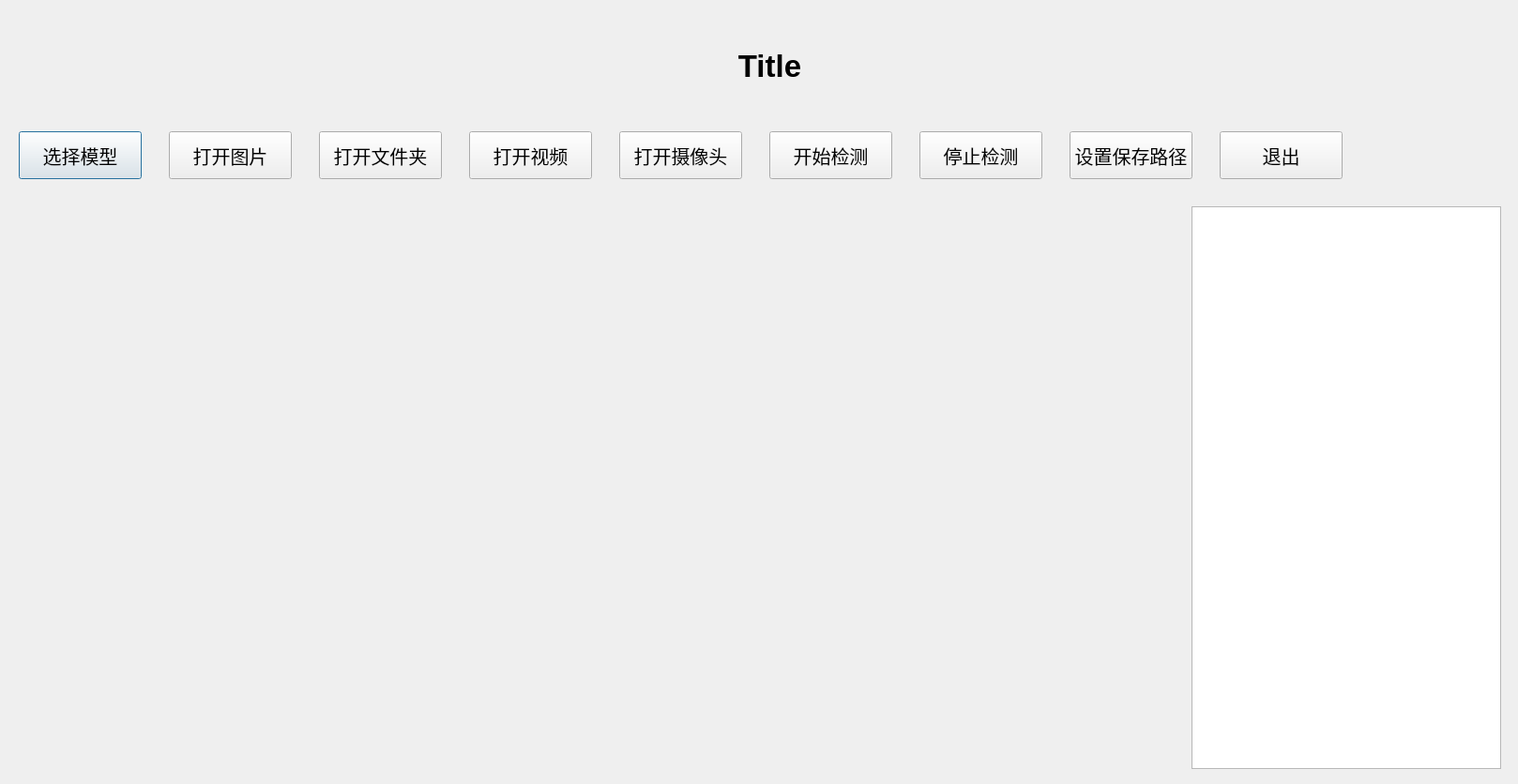
<?xml version="1.0" encoding="UTF-8"?>
<ui version="4.0">
 <class>Dialog</class>
 <widget class="QDialog" name="Dialog">
  <property name="geometry">
   <rect>
    <x>0</x>
    <y>0</y>
    <width>1618</width>
    <height>836</height>
   </rect>
  </property>
  <property name="windowTitle">
   <string>YOLO-PYQT</string>
  </property>
  <widget class="QLabel" name="label_ori">
   <property name="geometry">
    <rect>
     <x>20</x>
     <y>220</y>
     <width>600</width>
     <height>600</height>
    </rect>
   </property>
   <property name="text">
    <string/>
   </property>
  </widget>
  <widget class="QPushButton" name="pushButton_Model">
   <property name="geometry">
    <rect>
     <x>20</x>
     <y>140</y>
     <width>131</width>
     <height>51</height>
    </rect>
   </property>
   <property name="font">
    <font>
     <pointsize>15</pointsize>
    </font>
   </property>
   <property name="text">
    <string>选择模型</string>
   </property>
  </widget>
  <widget class="QPushButton" name="pushButton_Exit">
   <property name="geometry">
    <rect>
     <x>1300</x>
     <y>140</y>
     <width>131</width>
     <height>51</height>
    </rect>
   </property>
   <property name="font">
    <font>
     <pointsize>15</pointsize>
    </font>
   </property>
   <property name="text">
    <string>退出</string>
   </property>
  </widget>
  <widget class="QLabel" name="label_det">
   <property name="geometry">
    <rect>
     <x>650</x>
     <y>220</y>
     <width>600</width>
     <height>600</height>
    </rect>
   </property>
   <property name="text">
    <string/>
   </property>
  </widget>
  <widget class="QPushButton" name="pushButton_Img">
   <property name="geometry">
    <rect>
     <x>180</x>
     <y>140</y>
     <width>131</width>
     <height>51</height>
    </rect>
   </property>
   <property name="font">
    <font>
     <pointsize>15</pointsize>
    </font>
   </property>
   <property name="text">
    <string>打开图片</string>
   </property>
  </widget>
  <widget class="QPushButton" name="pushButton_ImgFolder">
   <property name="geometry">
    <rect>
     <x>340</x>
     <y>140</y>
     <width>131</width>
     <height>51</height>
    </rect>
   </property>
   <property name="font">
    <font>
     <pointsize>15</pointsize>
    </font>
   </property>
   <property name="text">
    <string>打开文件夹</string>
   </property>
  </widget>
  <widget class="QPushButton" name="pushButton_Video">
   <property name="geometry">
    <rect>
     <x>500</x>
     <y>140</y>
     <width>131</width>
     <height>51</height>
    </rect>
   </property>
   <property name="font">
    <font>
     <pointsize>15</pointsize>
    </font>
   </property>
   <property name="text">
    <string>打开视频</string>
   </property>
  </widget>
  <widget class="QPushButton" name="pushButton_Camera">
   <property name="geometry">
    <rect>
     <x>660</x>
     <y>140</y>
     <width>131</width>
     <height>51</height>
    </rect>
   </property>
   <property name="font">
    <font>
     <pointsize>15</pointsize>
    </font>
   </property>
   <property name="text">
    <string>打开摄像头</string>
   </property>
  </widget>
  <widget class="QLabel" name="label">
   <property name="geometry">
    <rect>
     <x>150</x>
     <y>30</y>
     <width>1341</width>
     <height>81</height>
    </rect>
   </property>
   <property name="font">
    <font>
     <pointsize>25</pointsize>
     <weight>75</weight>
     <bold>true</bold>
     <underline>false</underline>
     <strikeout>false</strikeout>
     <kerning>true</kerning>
    </font>
   </property>
   <property name="text">
    <string>Title</string>
   </property>
   <property name="alignment">
    <set>Qt::AlignCenter</set>
   </property>
  </widget>
  <widget class="QTextBrowser" name="textBrowser">
   <property name="geometry">
    <rect>
     <x>1270</x>
     <y>220</y>
     <width>330</width>
     <height>600</height>
    </rect>
   </property>
  </widget>
  <widget class="QPushButton" name="pushButton_BegDet">
   <property name="geometry">
    <rect>
     <x>820</x>
     <y>140</y>
     <width>131</width>
     <height>51</height>
    </rect>
   </property>
   <property name="font">
    <font>
     <pointsize>15</pointsize>
    </font>
   </property>
   <property name="text">
    <string>开始检测</string>
   </property>
  </widget>
  <widget class="QPushButton" name="pushButton_StopDet">
   <property name="geometry">
    <rect>
     <x>980</x>
     <y>140</y>
     <width>131</width>
     <height>51</height>
    </rect>
   </property>
   <property name="font">
    <font>
     <pointsize>15</pointsize>
    </font>
   </property>
   <property name="text">
    <string>停止检测</string>
   </property>
  </widget>
  <widget class="QPushButton" name="pushButton_SavePath">
   <property name="geometry">
    <rect>
     <x>1140</x>
     <y>140</y>
     <width>131</width>
     <height>51</height>
    </rect>
   </property>
   <property name="font">
    <font>
     <pointsize>15</pointsize>
    </font>
   </property>
   <property name="text">
    <string>设置保存路径</string>
   </property>
  </widget>
 </widget>
 <resources/>
 <connections/>
</ui>
